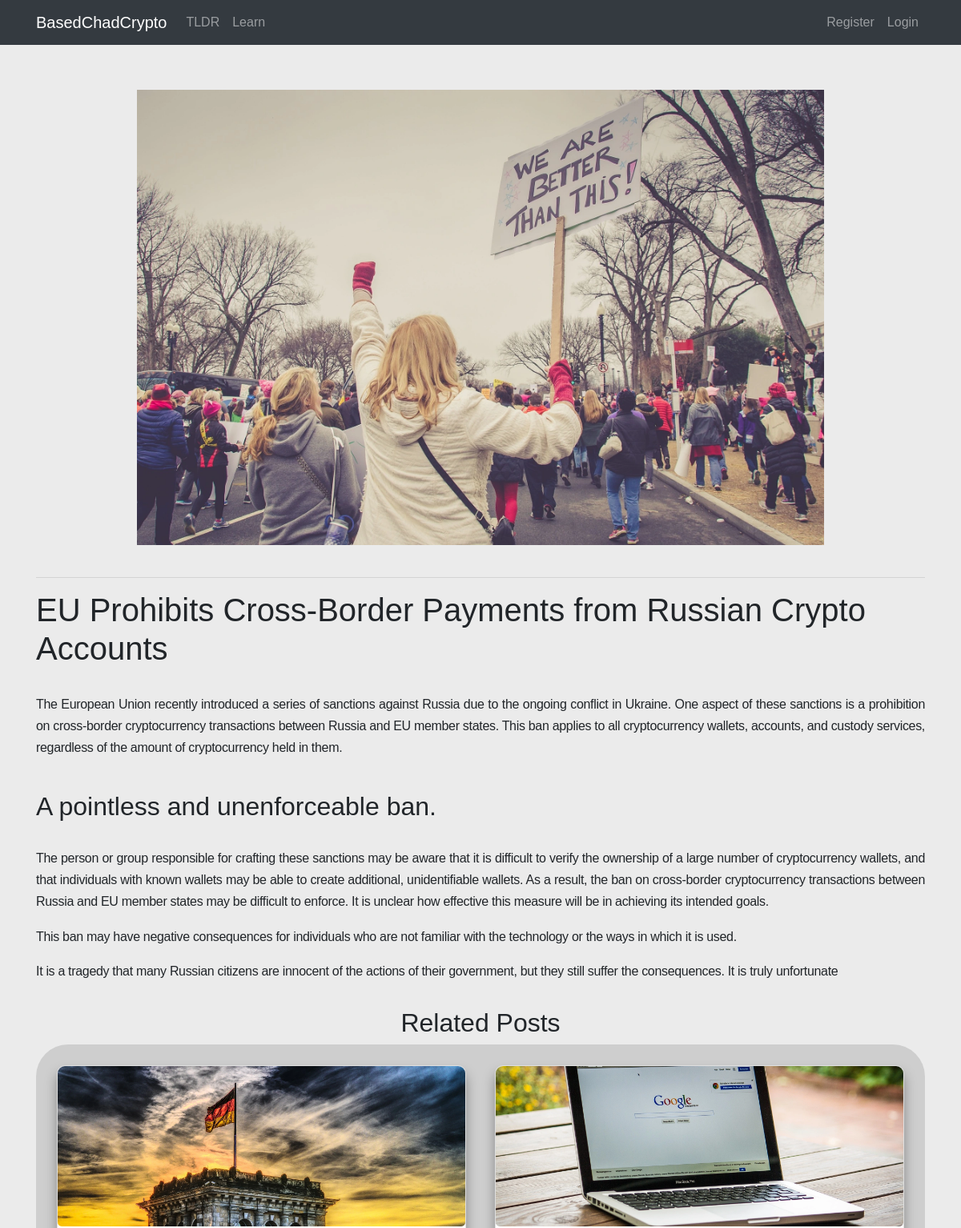
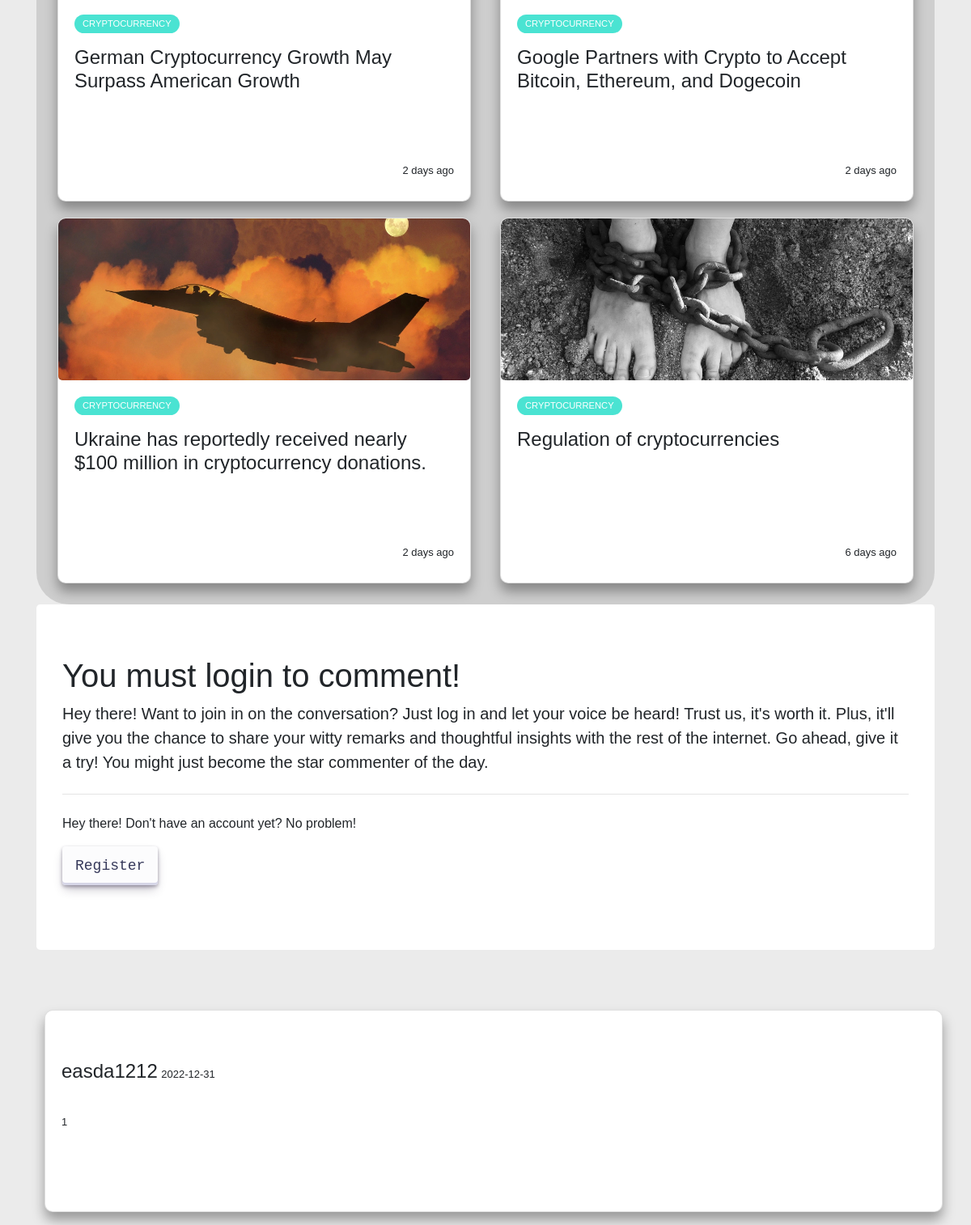
The app's page /pages/show/5 with its own data (2 pictures, top to bottom).
### tables this page shows
CREATE TABLE `posts` (
  `id` int(11) NOT NULL,
  `user_id` int(11) NOT NULL,
  `image_name` varchar(255) NOT NULL,
  `created_at` datetime NOT NULL DEFAULT current_timestamp(),
  `post_header` char(255) DEFAULT NULL,
  `tag` char(15) DEFAULT NULL,
  `related_posts` char(255) DEFAULT NULL,
  `html` text DEFAULT NULL
);

CREATE TABLE `comments` (
  `postid` int(11) NOT NULL,
  `post_comment` text NOT NULL,
  `date` datetime DEFAULT current_timestamp(),
  `username` varchar(128) NOT NULL,
  `page_id` int(11) DEFAULT NULL
);

### app/controllers/Pages.php (called while the page is built, shortened)
<?php
class Pages extends Controller
{
  public function __construct()
  {
    $this->postModel = $this->model('Post');
  }
  public function show($id)
  {
    $post = $this->postModel->getPostById($id);
    $comments = $this->postModel->getCommentsFromPostWhere_page_id($id);
    $related_posts = $this->postModel->getSimilarPostsWhere_related_posts($post->related_posts, $id);
    $data = [
      'pages' => $post,
      'comments' => $comments,
      'related_posts' => $related_posts
    ];
    $this->view('pages/show', $data);
  }
}

### app/libraries/Core.php (called while the page is built, shortened)
<?php
  class Core {
    protected $currentMethod = 'index';
    public function __construct(){
      $url = $this->getUrl();
      if(file_exists('../app/controllers/' . ucwords($url[0]). '.php')){
        unset($url[0]);
      }
      $this->currentController = new $this->currentController;
      if(isset($url[1])){
        if(method_exists($this->currentController, $url[1])){
          $this->currentMethod = $url[1];
          unset($url[1]);
        }
      }
      $this->params = $url ? array_values($url) : [];
      call_user_func_array([$this->currentController, $this->currentMethod], $this->params);
    }
    public function getUrl(){
      if(isset($_GET['url'])){
        $url = rtrim($_GET['url'], '/');
        $url = filter_var($url, FILTER_SANITIZE_URL);
        $url = explode('/', $url);
        return $url;
      }
    }
  }

### public/index.php (called while the page is built, shortened)
<?php
  $init = new Core;

### app/libraries/Database.php (called while the page is built, shortened)
<?php
  class Database {
    private $host = DB_HOST;
    private $user = DB_USER;
    private $pass = DB_PASS;
    private $dbname = DB_NAME;
    private $dbh;
    private $stmt;
    public function __construct(){
      $dsn = 'mysql:host=' . $this->host . ';dbname=' . $this->dbname;
      $options = array(
        PDO::ATTR_PERSISTENT => true,
        PDO::ATTR_ERRMODE => PDO::ERRMODE_EXCEPTION
      );
      try{
        $this->dbh = new PDO($dsn, $this->user, $this->pass, $options);
      } catch(PDOException $e){
        $this->error = $e->getMessage();
        echo $this->error;
      }
    }
    public function query($sql){
      $this->stmt = $this->dbh->prepare($sql);
    }
    public function bind($param, $value, $type = null){
      if(is_null($type)){
        switch(true){
          default:
            $type = PDO::PARAM_STR;
        }
      }
      $this->stmt->bindValue($param, $value, $type);
    }
    public function execute(){
      return $this->stmt->execute();
    }
    public function resultSet(){
      $this->execute();
      return $this->stmt->fetchAll(PDO::FETCH_OBJ);
    }
    public function single(){
      $this->execute();
      return $this->stmt->fetch(PDO::FETCH_OBJ);
    }
  }

### app/models/Post.php (called while the page is built, shortened)
<?php
class Post
{
  private $db;
  public function __construct()
  {
    $this->db = new Database;
  }
  public function getPostById($id)
  {
    $this->db->query('SELECT * FROM posts WHERE id = :id');
    $this->db->bind(':id', $id);
    $row = $this->db->single();
    return $row;
  }
  public function getCommentsFromPostWhere_page_id($page_id)
  {
    $this->db->query("SELECT * FROM comments WHERE page_id = :page_id ORDER BY date DESC");
    $this->db->bind(':page_id', $page_id);
    $results = $this->db->resultSet();
    return $results;
  }
  public function getSimilarPostsWhere_related_posts($related_posts, $id)
  {
    $this->db->query("SELECT * FROM posts WHERE related_posts = :related_posts AND id != :id ORDER BY created_at DESC LIMIT 6");
    $this->db->bind(':related_posts', $related_posts);
    $this->db->bind(':id', $id);
    $results = $this->db->resultSet();
    return $results;
  }
}

### app/helpers/color-based-on-tag.php (called while the page is built)
<?php
function getTagColor($tag)
{
    if ($tag == 'Technology')
    {
        return '#f07070';
    }
    else if ($tag == 'Cryptocurrency')
    {
        return '#4ae3d2';
    }
    else
    {
        return '#e4e125';
    }
}

### app/helpers/time-ago.php (called while the page is built)
<?php
function timeDateToTimeAgo($timeDate)
{
    $timestamp = strtotime($timeDate);
    $strTime = array("second", "minute", "hour", "day", "month", "year");
    $length = array("60", "60", "24", "30", "12", "10");
    $currentTime = time();
    if ($currentTime >= $timestamp) {
    $diff     = time() - $timestamp;
    for ($i = 0; $diff >= $length[$i] && $i < count($length) - 1; $i++) {
        $diff = $diff / $length[$i];
    }
    $diff = round($diff);
        return $diff . " " . $strTime[$i] . "s ago ";
    }
}

### app/views/pages/show.php (the view, shortened to what this page needs)
<?php require APPROOT . '/views/inc/header.php'; ?>
<div class='container'>
  <br>
  <?php $full_size_img = $data['pages']->image_name; ?>
  <img src='<?php echo URLROOT; ?>/public/img/<?php echo $full_size_img ?>' alt='<?php echo $full_size_img ?>' class='open-post-image'>
  <hr />
  <?php
    echo '<div class="show-page-text">';
    print_r($data['pages']->html);
    echo '</div>';
  ?>
    <div>
        <h2 class="masonry-main-header">Related Posts</h2>
        <div class="show-masonry">
          <?php foreach ($data['related_posts'] as $post) : ?>
            <a class='article-link' href="<?php echo URLROOT; ?>/pages/show/<?php echo $post->id; ?>">
              <div class="card">
                <div class="show-card-header">
                  <img class='masonry-card-image' src='<?php echo URLROOT; ?>/public/img/<?php echo $post->image_name; ?>' alt='<?php echo $post->image_name; ?>'>
                </div>
                <div class="card-body">
                  <?php
                    if (isset($post->tag))
                    {
                      echo '<span class="card-body-tag-technology" style="background-color:' . getTagColor($post->tag) .'">'. $post->tag .'</span>';
                    }
                  ?>
                  <h4 class="card-body-header">
                    <?php echo $post->post_header; ?>
                  </h4>
                  <div class='article-info'>
                    <div class='user-info'>
                      <?php
                        $sql_date = new DateTime($post->created_at);
                        $correct_date = $sql_date->format('Y-m-d');
                      ?>
                      <p><?php echo timeDateToTimeAgo($correct_date); ?></p>
                    </div>
                  </div>
                </div>
              </div>
            </a>
          <?php endforeach; ?>
        </div>
    </div>
  <?php if (isset($_SESSION['user_id'])) : ?>
    <form action="<?php echo URLROOT; ?>/pages/add" method="post">
    <input type="hidden" name="page_id" value="<?php echo $data['pages']->id; ?>" />
      <div class="form-group">
        <label for="post_comment">Comment: <sup>*</sup></label>
        <textarea type="text" name="post_comment" class="open-post-textarea form-control form-control-lg <?php echo (!empty($data['post_comment_err'])) ? 'is-invalid' : ''; ?>" value="<?php echo $data['post_comment']; ?>"></textarea>
        <span class="invalid-feedback"><?php echo $data['post_comment_err']; ?></span>
      </div>
      <div class="open-post-button-container">
        <input type="submit" class="open-post-button" value="Submit">
      </div>
    </form>
  <?php else : ?>
    <div class="jumbotron">
      <h1 class="display-5">You must login to comment!</h1>
      <p class="lead">Hey there! Want to join in on the conversation? Just log in and let your voice be heard!
        Trust us, it's worth it. Plus, it'll give you the chance to share your witty remarks and thoughtful
        insights with the rest of the internet. Go ahead, give it a try! You might just become the star commenter of the day.</p>
      <hr class="my-4">
      <p>Hey there! Don't have an account yet? No problem!</p>
      <p class="lead">
        <a class="regiser-inside-post-button" href="<?php echo URLROOT; ?>/users/register">Register</a>
      </p>
    </div>
  <?php endif; ?>
  <div class="card-container justify-content-center">
    <?php foreach ($data['comments'] as $post) : ?>
      <div class="card card-body mb-3 posts-container">
        <?php
          $dt = new DateTime($post->date);
          $year_month_day = $dt->format('Y-m-d');
        ?>
        <div class="inline-comment-data">
          <h4 class="card-title"><?php echo $post->username; ?> </h4>
          <p class='card-date'><?php echo $year_month_day; ?></p>
        </div>
        <p><?php echo $post->post_comment; ?></p>
      </div>
    <?php endforeach; ?>
  </div>
</div>
<?php require APPROOT . '/views/inc/footer.php'; ?>

### public/css/style.css (style rules this page uses)
body { background: #ebebeb; }

### public/css/posts.css (style rules this page uses)
.article-link { display: flex; justify-content: center; align-items: center; }
.masonry-main-header { display: flex; flex-direction: row; justify-content: space-around; align-items: center; }
.masonry-card-image { width: 100%; height: 200px; object-fit: cover; border-radius: 5px; }
.card { margin: 10px; background-color: #fff; border-radius: 10px; box-shadow: 0 2px 20px rgba(0, 0, 0, 0.2); overflow: hidden; width: 100%; box-shadow: rgba(0, 0, 0, 0.35) 0px 10px 15px; }
.show-card-header img { width: 100%; height: 200px; object-fit: cover; }
.card-body { display: flex; flex-direction: column; justify-content: center; align-items: flex-start; padding: 20px; min-height: 250px; }
.card-body-header { padding-top: 1rem; }
.card-body-tag-technology { background-color: #f07070; border-radius: 50px; color: #fff; padding: 3px 10px; text-transform: uppercase; cursor: pointer; font-size: 0.7rem; margin: 0; }
.card-body p { font-size: 13px; margin: 0 0 40px; }
.article-info { display: flex; margin-top: auto; flex-direction: row-reverse; justify-content: space-between; width: 100%; align-items: flex-end; margin-bottom: -2rem; }

### public/css/openpost.css (style rules this page uses)
.open-post-image { display: block; margin-left: auto; margin-right: auto; max-width: 80%; max-height: 600px; padding-top: 2rem; }
.show-page-text p { text-align: justify; line-height: 170%; letter-spacing: -.02em; }
.show-page-text { padding-bottom: 1rem; }
.card-container { padding-top: 2rem; }
.open-post-button, .regiser-inside-post-button, .startlearning-button { align-items: center; appearance: none; background-color: #FCFCFD; border-radius: 4px; border-width: 0; box-shadow: rgba(45, 35, 66, 0.4) 0 2px 4px, rgba(45, 35, 66, 0.3) 0 7px 13px -3px, #D6D6E7 0 -3px 0 inset; box-sizing: border-box; color: #36395A; cursor: pointer; display: inline-flex; font-family: "JetBrains Mono", monospace; height: 48px; justify-content: center; line-height: 1; list-style: none; overflow: hidden; padding-left: 16px; padding-right: 16px; position: relative; text-align: left; text-decoration: none; transition: box-shadow .15s, transform .15s; user-select: none; -webkit-user-select: none; touch-action: manipulation; white-space: nowrap; will-change: box-shadow, transform; font-size: 18px; }
a, a:hover, a:active, a:visited, a:focus { color: inherit; text-decoration: none; }
.inline-comment-data h4, .inline-comment-data p { display: inline-block; }
.show-masonry { display: grid; grid-template-columns: 1fr 1fr 1fr; column-gap: 1rem; font-size: .85em; background-color: #cbcbcbe4; border-radius: 40px; padding: 1rem; }
@media only screen and (max-width: 1200px) { .show-masonry { display: grid; grid-template-columns: 1fr 1fr; } }
.show-card-header { width: 100%; height: 200px; object-fit: cover; }

### public/css/mainpage.css (style rules this page uses)
body { font-family: Tahoma, sans-serif; }
.jumbotron { background-color: #ffffff; }

### records on screen
posts: image_name (picture)
posts: image_name (picture), tag "CRYPTOCURRENCY", post_header "German Cryptocurrency Growth May Surpass American Growth", created_at "2 days ago"
posts: image_name (picture), tag "CRYPTOCURRENCY", post_header "Google Partners with Crypto to Accept Bitcoin, Ethereum, and Dogecoin", created_at "2 days ago"
posts: image_name (picture), tag "CRYPTOCURRENCY", post_header "Ukraine has reportedly received nearly $100 million in cryptocurrency donations.", created_at "2 days ago"
posts: image_name (picture), tag "CRYPTOCURRENCY", post_header "Regulation of cryptocurrencies", created_at "6 days ago"
comments: username "easda1212", date "2022-12-31", post_comment "1"

### other values on screen
SITENAME "BasedChadCrypto"
